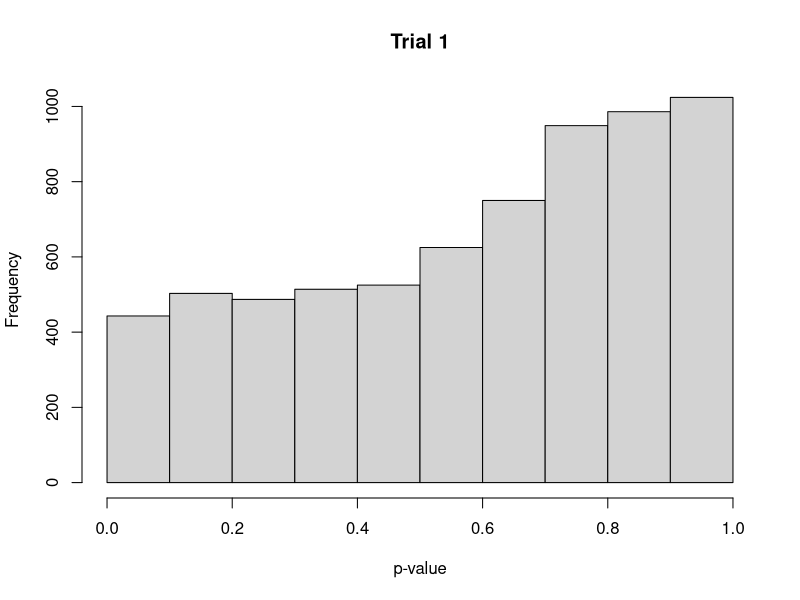
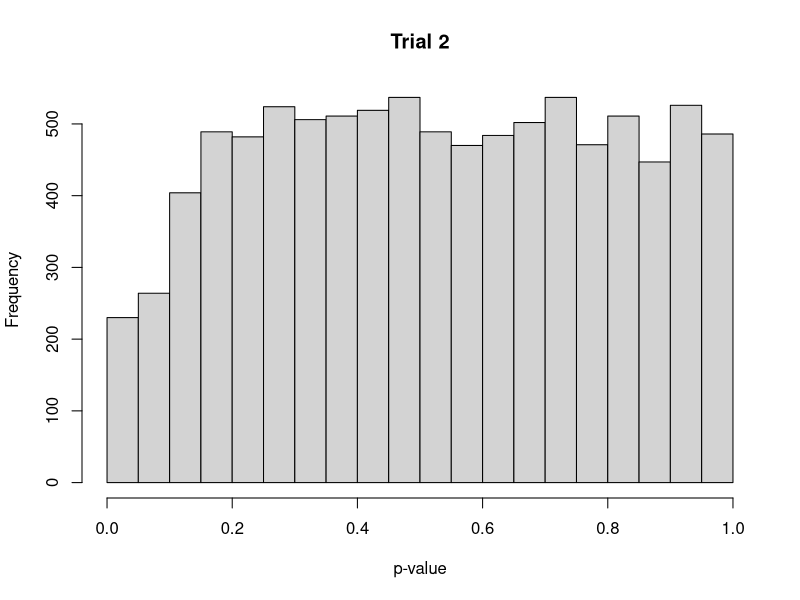
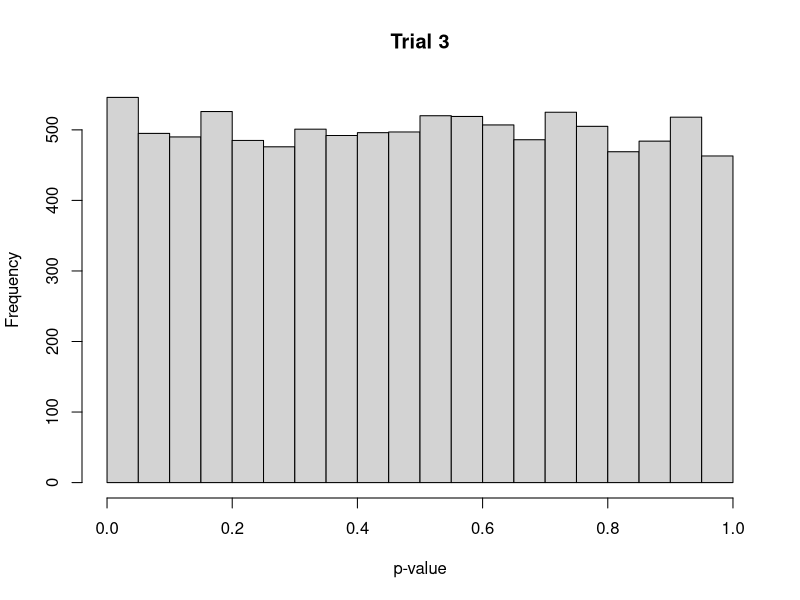
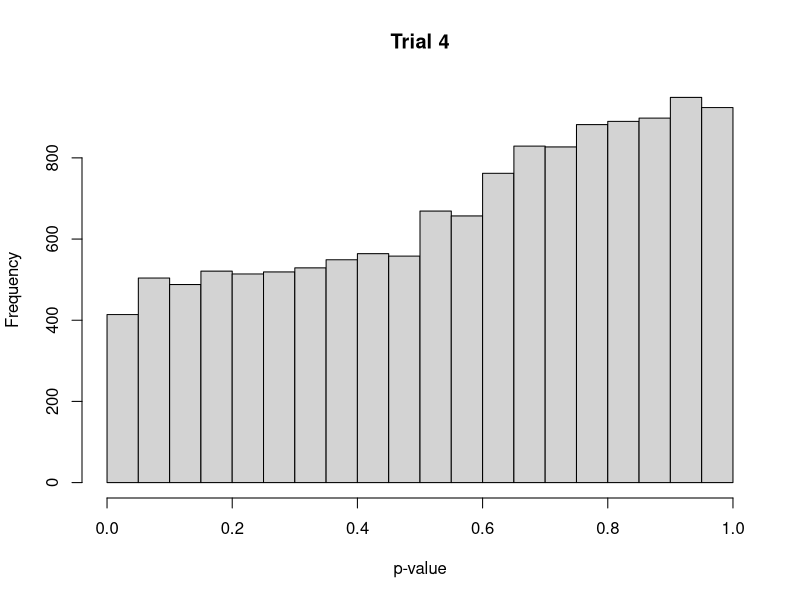
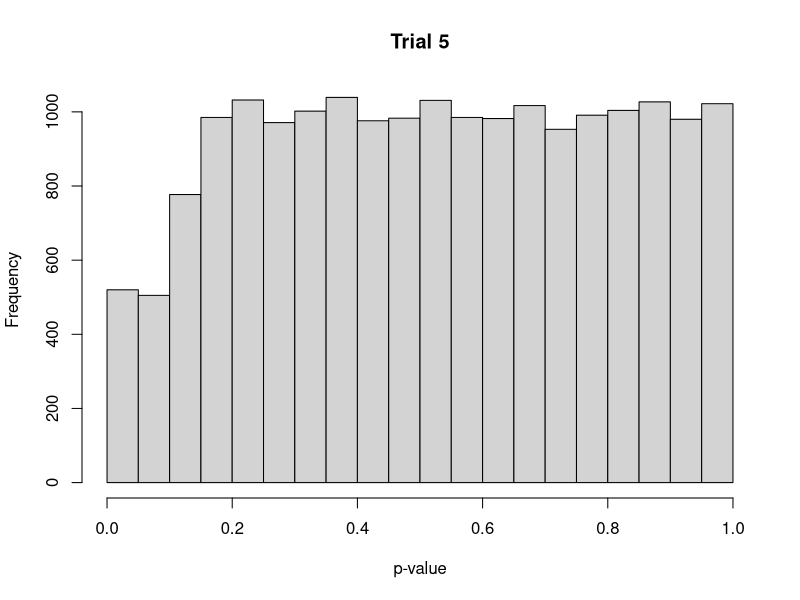
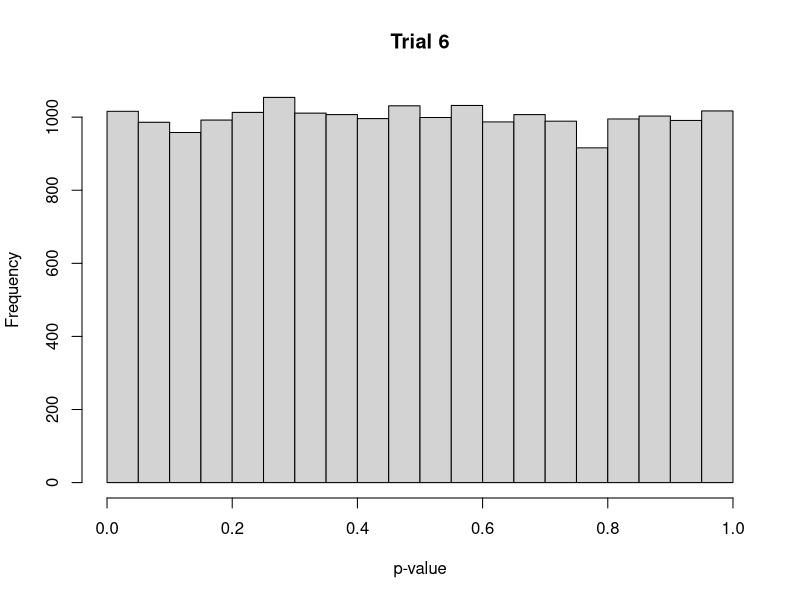
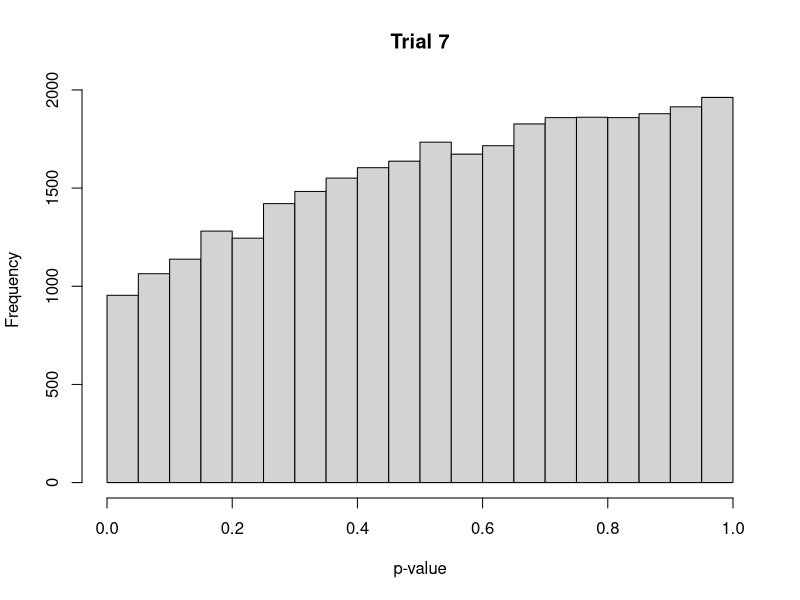
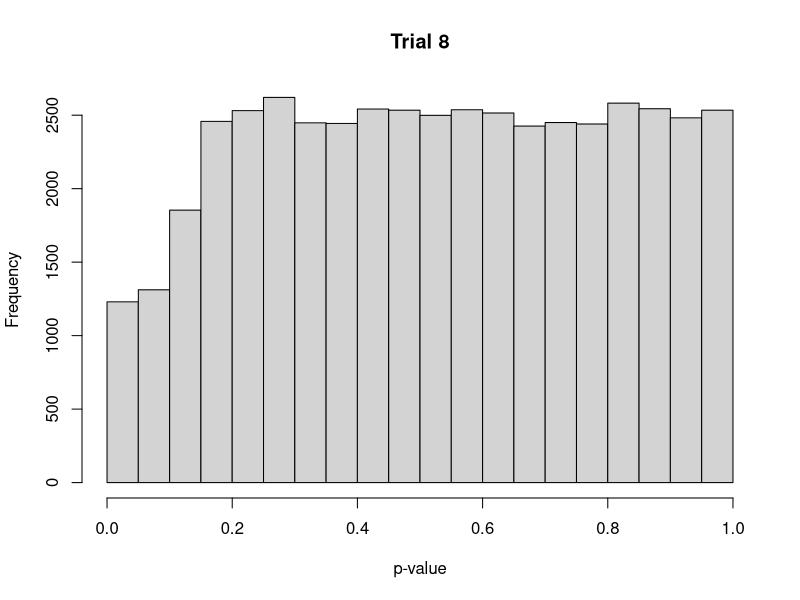

Here is the R script that generated these plots, in order: (Note: a time limit stopped this script after it produced the figures.)
generate_data = function(n, p){
  covariates = matrix(rnorm(n*p), n, p)
  responses = as.vector(rnorm(n))
  return(list(covariates = covariates, responses = responses))
}

generate_data(2,3)

model_select = function(covariates, responses, cutoff){
  regr = lm(responses ~ covariates)
  coeffs = coef(regr)[-1]
  inds = which((coeffs <= cutoff) & (!is.na(coeffs)))
  new.regr = lm(responses ~ covariates[, inds])
  return(new.regr)
}

gen = generate_data(10,10)
model_select(gen$covariates, gen$responses, 0)

run_simulation = function(n_trials = 1000, n = c(100, 1000, 10000), 
                          p = c(10, 20, 50), cutoff = 0.05){
  combs = expand.grid(n, p)
  helper = function(n, p, cutoff){
    data = generate_data(n, p)
    result = model_select(data$covariates, data$responses, cutoff)
    summ = summary(result)
    return(summ$coefficients[-1,"Pr(>|t|)"])
  }
  for (i in 1:nrow(combs)){
    trials = unlist(replicate(n_trials, helper(combs[i,1], combs[i,2], cutoff)))
    png(paste('trial',i,'.png', sep=''))
    hist(trials, xlab = "p-value", main = paste('Trial',i,sep=" "))
    dev.off()   
  }
  
}

run_simulation()
